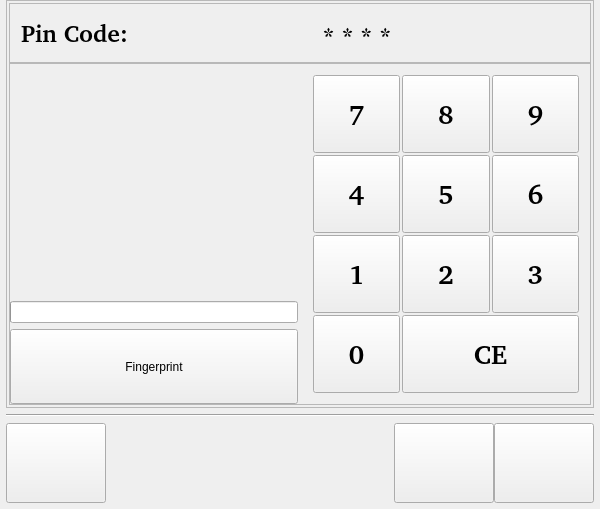
<?xml version="1.0" encoding="UTF-8"?>
<ui version="4.0">
 <class>NumCodeWidget</class>
 <widget class="QWidget" name="NumCodeWidget">
  <property name="geometry">
   <rect>
    <x>0</x>
    <y>0</y>
    <width>600</width>
    <height>509</height>
   </rect>
  </property>
  <property name="windowTitle">
   <string>Form1</string>
  </property>
  <layout class="QVBoxLayout">
   <property name="spacing">
    <number>6</number>
   </property>
   <property name="leftMargin">
    <number>6</number>
   </property>
   <property name="topMargin">
    <number>0</number>
   </property>
   <property name="rightMargin">
    <number>6</number>
   </property>
   <property name="bottomMargin">
    <number>6</number>
   </property>
   <item>
    <widget class="QFrame" name="main_frame">
     <property name="frameShape">
      <enum>QFrame::StyledPanel</enum>
     </property>
     <property name="frameShadow">
      <enum>QFrame::Sunken</enum>
     </property>
     <property name="lineWidth">
      <number>2</number>
     </property>
     <layout class="QVBoxLayout">
      <property name="spacing">
       <number>0</number>
      </property>
      <property name="leftMargin">
       <number>2</number>
      </property>
      <property name="topMargin">
       <number>2</number>
      </property>
      <property name="rightMargin">
       <number>2</number>
      </property>
      <property name="bottomMargin">
       <number>2</number>
      </property>
      <item>
       <widget class="QFrame" name="caption_frame">
        <property name="minimumSize">
         <size>
          <width>0</width>
          <height>60</height>
         </size>
        </property>
        <property name="maximumSize">
         <size>
          <width>32567</width>
          <height>60</height>
         </size>
        </property>
        <property name="frameShape">
         <enum>QFrame::StyledPanel</enum>
        </property>
        <property name="frameShadow">
         <enum>QFrame::Raised</enum>
        </property>
        <property name="lineWidth">
         <number>2</number>
        </property>
        <layout class="QHBoxLayout">
         <property name="spacing">
          <number>6</number>
         </property>
         <property name="leftMargin">
          <number>11</number>
         </property>
         <property name="topMargin">
          <number>11</number>
         </property>
         <property name="rightMargin">
          <number>11</number>
         </property>
         <property name="bottomMargin">
          <number>11</number>
         </property>
         <item>
          <widget class="QLabel" name="caption_label">
           <property name="sizePolicy">
            <sizepolicy hsizetype="Fixed" vsizetype="Preferred">
             <horstretch>0</horstretch>
             <verstretch>0</verstretch>
            </sizepolicy>
           </property>
           <property name="font">
            <font>
             <family>Nimbus Sans l [Urw]</family>
             <pointsize>18</pointsize>
             <bold>true</bold>
            </font>
           </property>
           <property name="text">
            <string>Pin Code:</string>
           </property>
           <property name="wordWrap">
            <bool>false</bool>
           </property>
          </widget>
         </item>
         <item>
          <widget class="QLabel" name="passwd_label">
           <property name="font">
            <font>
             <family>Nimbus Sans l [Urw]</family>
             <pointsize>18</pointsize>
             <bold>true</bold>
            </font>
           </property>
           <property name="text">
            <string>* * * *</string>
           </property>
           <property name="alignment">
            <set>Qt::AlignBottom|Qt::AlignHCenter</set>
           </property>
           <property name="wordWrap">
            <bool>false</bool>
           </property>
          </widget>
         </item>
        </layout>
       </widget>
      </item>
      <item>
       <widget class="QFrame" name="central_frame">
        <property name="sizePolicy">
         <sizepolicy hsizetype="Expanding" vsizetype="Expanding">
          <horstretch>0</horstretch>
          <verstretch>0</verstretch>
         </sizepolicy>
        </property>
        <property name="frameShape">
         <enum>QFrame::StyledPanel</enum>
        </property>
        <property name="frameShadow">
         <enum>QFrame::Sunken</enum>
        </property>
        <property name="lineWidth">
         <number>2</number>
        </property>
        <layout class="QHBoxLayout">
         <property name="spacing">
          <number>4</number>
         </property>
         <property name="leftMargin">
          <number>0</number>
         </property>
         <property name="topMargin">
          <number>0</number>
         </property>
         <property name="rightMargin">
          <number>0</number>
         </property>
         <property name="bottomMargin">
          <number>0</number>
         </property>
         <item>
          <layout class="QVBoxLayout" name="fingerprint_vlayout">
           <item>
            <widget class="QLabel" name="fingerprint_label">
             <property name="maximumSize">
              <size>
               <width>32767</width>
               <height>250</height>
              </size>
             </property>
             <property name="pixmap">
              <pixmap>image0</pixmap>
             </property>
             <property name="scaledContents">
              <bool>true</bool>
             </property>
             <property name="wordWrap">
              <bool>false</bool>
             </property>
            </widget>
           </item>
           <item>
            <widget class="QProgressBar" name="similarity_progressbar">
             <property name="toolTip">
              <string>Similaridad con la huella</string>
             </property>
            </widget>
           </item>
           <item>
            <widget class="QPushButton" name="aquire_button">
             <property name="sizePolicy">
              <sizepolicy hsizetype="Minimum" vsizetype="Fixed">
               <horstretch>0</horstretch>
               <verstretch>0</verstretch>
              </sizepolicy>
             </property>
             <property name="minimumSize">
              <size>
               <width>0</width>
               <height>75</height>
              </size>
             </property>
             <property name="text">
              <string>Fingerprint</string>
             </property>
            </widget>
           </item>
          </layout>
         </item>
         <item>
          <widget class="QFrame" name="numkey_frame1">
           <property name="maximumSize">
            <size>
             <width>520</width>
             <height>520</height>
            </size>
           </property>
           <layout class="QGridLayout" name="pin_glayout">
            <property name="spacing">
             <number>2</number>
            </property>
            <item row="2" column="2">
             <widget class="QPushButton" name="numkey_3">
              <property name="sizePolicy">
               <sizepolicy hsizetype="Expanding" vsizetype="Expanding">
                <horstretch>0</horstretch>
                <verstretch>0</verstretch>
               </sizepolicy>
              </property>
              <property name="font">
               <font>
                <family>Nimbus Sans l [Urw]</family>
                <pointsize>20</pointsize>
                <bold>true</bold>
               </font>
              </property>
              <property name="text">
               <string>3</string>
              </property>
             </widget>
            </item>
            <item row="2" column="0">
             <widget class="QPushButton" name="numkey_1">
              <property name="sizePolicy">
               <sizepolicy hsizetype="Expanding" vsizetype="Expanding">
                <horstretch>0</horstretch>
                <verstretch>0</verstretch>
               </sizepolicy>
              </property>
              <property name="font">
               <font>
                <family>Nimbus Sans l [Urw]</family>
                <pointsize>20</pointsize>
                <bold>true</bold>
               </font>
              </property>
              <property name="text">
               <string>1</string>
              </property>
             </widget>
            </item>
            <item row="1" column="1">
             <widget class="QPushButton" name="numkey_5">
              <property name="sizePolicy">
               <sizepolicy hsizetype="Expanding" vsizetype="Expanding">
                <horstretch>0</horstretch>
                <verstretch>0</verstretch>
               </sizepolicy>
              </property>
              <property name="font">
               <font>
                <family>Nimbus Sans l [Urw]</family>
                <pointsize>20</pointsize>
                <bold>true</bold>
               </font>
              </property>
              <property name="text">
               <string>5</string>
              </property>
             </widget>
            </item>
            <item row="3" column="0">
             <widget class="QPushButton" name="numkey_0">
              <property name="sizePolicy">
               <sizepolicy hsizetype="Expanding" vsizetype="Expanding">
                <horstretch>0</horstretch>
                <verstretch>0</verstretch>
               </sizepolicy>
              </property>
              <property name="font">
               <font>
                <family>Nimbus Sans l [Urw]</family>
                <pointsize>20</pointsize>
                <bold>true</bold>
               </font>
              </property>
              <property name="text">
               <string>0</string>
              </property>
             </widget>
            </item>
            <item row="1" column="0">
             <widget class="QPushButton" name="numkey_4">
              <property name="sizePolicy">
               <sizepolicy hsizetype="Expanding" vsizetype="Expanding">
                <horstretch>0</horstretch>
                <verstretch>0</verstretch>
               </sizepolicy>
              </property>
              <property name="font">
               <font>
                <family>Nimbus Sans l [Urw]</family>
                <pointsize>20</pointsize>
                <bold>true</bold>
               </font>
              </property>
              <property name="text">
               <string>4</string>
              </property>
             </widget>
            </item>
            <item row="0" column="0">
             <widget class="QPushButton" name="numkey_7">
              <property name="sizePolicy">
               <sizepolicy hsizetype="Expanding" vsizetype="Expanding">
                <horstretch>0</horstretch>
                <verstretch>0</verstretch>
               </sizepolicy>
              </property>
              <property name="font">
               <font>
                <family>Nimbus Sans l [Urw]</family>
                <pointsize>20</pointsize>
                <bold>true</bold>
               </font>
              </property>
              <property name="text">
               <string>7</string>
              </property>
             </widget>
            </item>
            <item row="2" column="1">
             <widget class="QPushButton" name="numkey_2">
              <property name="sizePolicy">
               <sizepolicy hsizetype="Expanding" vsizetype="Expanding">
                <horstretch>0</horstretch>
                <verstretch>0</verstretch>
               </sizepolicy>
              </property>
              <property name="font">
               <font>
                <family>Nimbus Sans l [Urw]</family>
                <pointsize>20</pointsize>
                <bold>true</bold>
               </font>
              </property>
              <property name="text">
               <string>2</string>
              </property>
             </widget>
            </item>
            <item row="3" column="1" colspan="2">
             <widget class="QPushButton" name="ce_button">
              <property name="sizePolicy">
               <sizepolicy hsizetype="Expanding" vsizetype="Expanding">
                <horstretch>0</horstretch>
                <verstretch>0</verstretch>
               </sizepolicy>
              </property>
              <property name="font">
               <font>
                <family>Nimbus Sans l [Urw]</family>
                <pointsize>20</pointsize>
                <bold>true</bold>
               </font>
              </property>
              <property name="text">
               <string>CE</string>
              </property>
             </widget>
            </item>
            <item row="1" column="2">
             <widget class="QPushButton" name="numkey_6">
              <property name="sizePolicy">
               <sizepolicy hsizetype="Expanding" vsizetype="Expanding">
                <horstretch>0</horstretch>
                <verstretch>0</verstretch>
               </sizepolicy>
              </property>
              <property name="font">
               <font>
                <family>Nimbus Sans l [Urw]</family>
                <pointsize>20</pointsize>
                <bold>true</bold>
               </font>
              </property>
              <property name="text">
               <string>6</string>
              </property>
             </widget>
            </item>
            <item row="0" column="2">
             <widget class="QPushButton" name="numkey_9">
              <property name="sizePolicy">
               <sizepolicy hsizetype="Expanding" vsizetype="Expanding">
                <horstretch>0</horstretch>
                <verstretch>0</verstretch>
               </sizepolicy>
              </property>
              <property name="font">
               <font>
                <family>Nimbus Sans l [Urw]</family>
                <pointsize>20</pointsize>
                <bold>true</bold>
               </font>
              </property>
              <property name="text">
               <string>9</string>
              </property>
             </widget>
            </item>
            <item row="0" column="1">
             <widget class="QPushButton" name="numkey_8">
              <property name="sizePolicy">
               <sizepolicy hsizetype="Expanding" vsizetype="Expanding">
                <horstretch>0</horstretch>
                <verstretch>0</verstretch>
               </sizepolicy>
              </property>
              <property name="font">
               <font>
                <family>Nimbus Sans l [Urw]</family>
                <pointsize>20</pointsize>
                <bold>true</bold>
               </font>
              </property>
              <property name="text">
               <string>8</string>
              </property>
             </widget>
            </item>
           </layout>
          </widget>
         </item>
        </layout>
       </widget>
      </item>
     </layout>
    </widget>
   </item>
   <item>
    <widget class="Line" name="mid_line">
     <property name="frameShape">
      <enum>QFrame::HLine</enum>
     </property>
     <property name="frameShadow">
      <enum>QFrame::Sunken</enum>
     </property>
    </widget>
   </item>
   <item>
    <layout class="QHBoxLayout" name="cmd_button_hlayout">
     <property name="spacing">
      <number>0</number>
     </property>
     <item>
      <widget class="QPushButton" name="shutdown_button">
       <property name="sizePolicy">
        <sizepolicy hsizetype="Fixed" vsizetype="Fixed">
         <horstretch>0</horstretch>
         <verstretch>0</verstretch>
        </sizepolicy>
       </property>
       <property name="minimumSize">
        <size>
         <width>100</width>
         <height>80</height>
        </size>
       </property>
       <property name="maximumSize">
        <size>
         <width>100</width>
         <height>80</height>
        </size>
       </property>
       <property name="text">
        <string/>
       </property>
      </widget>
     </item>
     <item>
      <spacer name="cmd_button_spacer">
       <property name="orientation">
        <enum>Qt::Horizontal</enum>
       </property>
       <property name="sizeType">
        <enum>QSizePolicy::Expanding</enum>
       </property>
       <property name="sizeHint" stdset="0">
        <size>
         <width>240</width>
         <height>20</height>
        </size>
       </property>
      </spacer>
     </item>
     <item>
      <widget class="QPushButton" name="ok_button">
       <property name="minimumSize">
        <size>
         <width>100</width>
         <height>80</height>
        </size>
       </property>
       <property name="maximumSize">
        <size>
         <width>100</width>
         <height>80</height>
        </size>
       </property>
       <property name="text">
        <string/>
       </property>
      </widget>
     </item>
     <item>
      <widget class="QPushButton" name="cancel_button">
       <property name="minimumSize">
        <size>
         <width>100</width>
         <height>80</height>
        </size>
       </property>
       <property name="maximumSize">
        <size>
         <width>100</width>
         <height>80</height>
        </size>
       </property>
       <property name="text">
        <string/>
       </property>
      </widget>
     </item>
    </layout>
   </item>
  </layout>
 </widget>
 <layoutdefault spacing="6" margin="11"/>
 <resources/>
 <connections/>
</ui>
